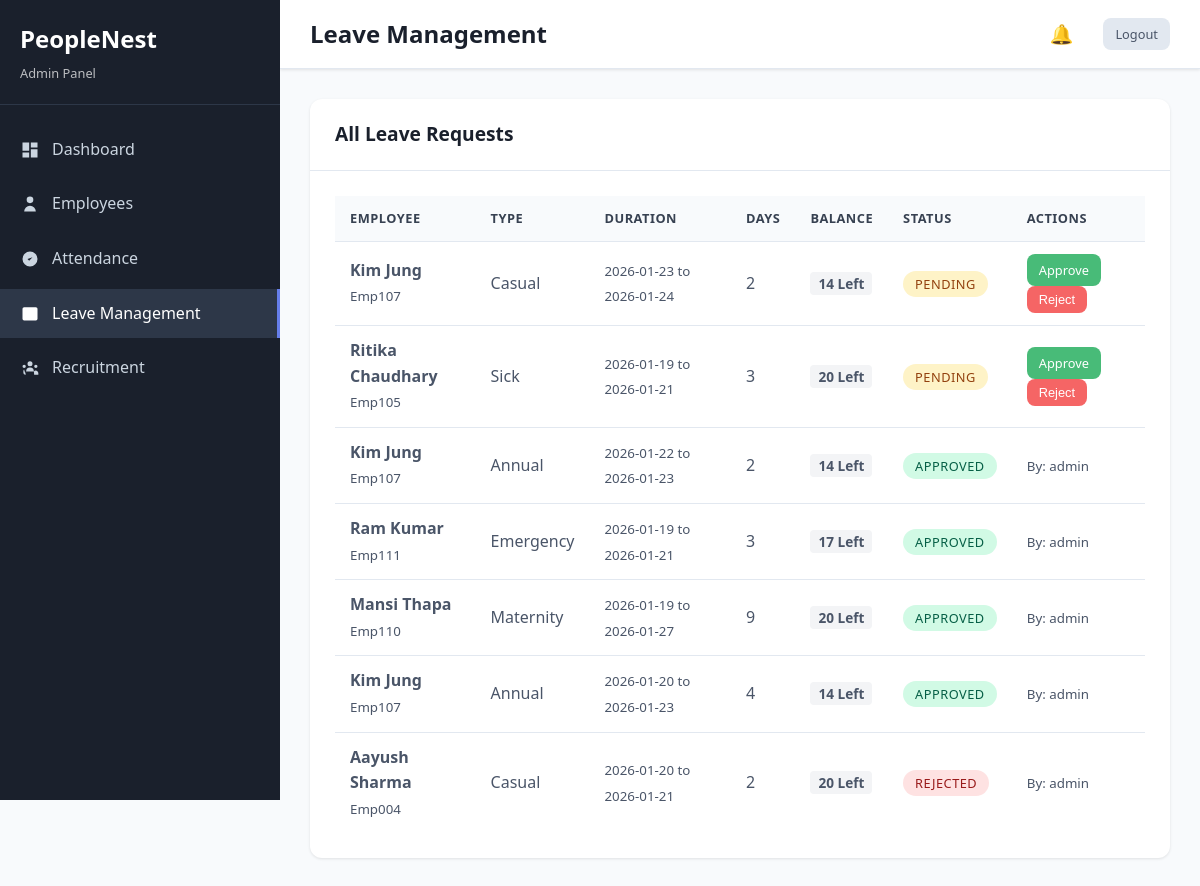
Page /leave-management.php (signed in) on the committed database.
### tables this page shows
CREATE TABLE `leave_requests` (
  `id` int(11) NOT NULL,
  `employee_id` int(11) NOT NULL,
  `leave_type` enum('sick','casual','annual','maternity','emergency') NOT NULL,
  `start_date` date NOT NULL,
  `end_date` date NOT NULL,
  `days_requested` int(11) NOT NULL,
  `reason` text NOT NULL,
  `status` enum('pending','approved','rejected') DEFAULT 'pending',
  `approved_by` int(11) DEFAULT NULL,
  `approved_at` timestamp NULL DEFAULT NULL,
  `rejection_reason` text DEFAULT NULL,
  `created_at` timestamp NOT NULL DEFAULT current_timestamp(),
  `updated_at` timestamp NOT NULL DEFAULT current_timestamp() ON UPDATE current_timestamp()
);

CREATE TABLE `employees` (
  `id` int(11) NOT NULL,
  `user_id` int(11) DEFAULT NULL,
  `employee_id` varchar(20) NOT NULL,
  `first_name` varchar(50) NOT NULL,
  `last_name` varchar(50) NOT NULL,
  `leave_balance` int(11) DEFAULT 20,
  `email` varchar(100) NOT NULL,
  `phone` varchar(15) DEFAULT NULL,
  `department` varchar(50) NOT NULL,
  `designation` varchar(50) NOT NULL,
  `hire_date` date NOT NULL,
  `salary` decimal(10,2) DEFAULT NULL,
  `status` enum('active','inactive') DEFAULT 'active',
  `created_at` timestamp NOT NULL DEFAULT current_timestamp(),
  `updated_at` timestamp NOT NULL DEFAULT current_timestamp() ON UPDATE current_timestamp()
);

CREATE TABLE `users` (
  `id` int(11) NOT NULL,
  `emp_id` varchar(20) DEFAULT NULL,
  `username` varchar(50) NOT NULL,
  `email` varchar(100) NOT NULL,
  `password` varchar(255) NOT NULL,
  `role` enum('admin','employee') NOT NULL,
  `created_at` timestamp NOT NULL DEFAULT current_timestamp(),
  `updated_at` timestamp NOT NULL DEFAULT current_timestamp() ON UPDATE current_timestamp()
);

### leave-management.php (the view, shortened to what this page needs)
<?php
$database = new Database();
$conn = $database->getConnection();
$query = "SELECT lr.*, e.first_name, e.last_name, e.employee_id as emp_code, e.leave_balance, u.username as approved_by_name
          FROM leave_requests lr
          JOIN employees e ON lr.employee_id = e.id
          LEFT JOIN users u ON lr.approved_by = u.id
          ORDER BY lr.status = 'pending' DESC, lr.created_at DESC";
$stmt = $conn->prepare($query);
$stmt->execute();
$leaveRequests = $stmt->fetchAll(PDO::FETCH_ASSOC);
?>
<!DOCTYPE html>
<html lang="en">
<head>
    <link rel="stylesheet" href="assets/css/style.css">
</head>
<body>
    <div class="dashboard-layout">
        <?php include 'includes/admin-sidebar.php'; ?>
        <div class="main-content">
            <div class="top-bar" style="display: flex; justify-content: space-between; align-items: center;">
                <h1 class="page-title">Leave Management</h1>
                <div class="user-menu" style="display: flex; align-items: center;">
                    <a href="notifications.php" class="btn-notif">
                        🔔
                    </a>
                    <a href="logout.php" class="btn btn-secondary btn-sm">Logout</a>
                </div>
            </div>
            <div class="content-area">
                <div class="card">
                    <div class="card-header"><h3 class="card-title">All Leave Requests</h3></div>
                    <div class="card-body">
                        <table class="table">
                            <thead>
                                <tr>
                                    <th>Employee</th>
                                    <th>Type</th>
                                    <th>Duration</th>
                                    <th>Days</th>
                                    <th>Balance</th>
                                    <th>Status</th>
                                    <th>Actions</th>
                                </tr>
                            </thead>
                            <tbody>
                                <?php foreach ($leaveRequests as $leave): ?>
                                <tr>
                                    <td>
                                        <strong><?php echo htmlspecialchars($leave['first_name'] . ' ' . $leave['last_name']); ?></strong><br>
                                        <small><?php echo htmlspecialchars($leave['emp_code']); ?></small>
                                    </td>
                                    <td><?php echo ucfirst($leave['leave_type']); ?></td>
                                    <td><small><?php echo $leave['start_date']; ?> to <?php echo $leave['end_date']; ?></small></td>
                                    <td><?php echo $leave['days_requested']; ?></td>
                                    <td><span class="balance-tag"><?php echo $leave['leave_balance']; ?> Left</span></td>
                                    <td>
                                        <span class="badge badge-<?php echo $leave['status'] === 'pending' ? 'warning' : ($leave['status'] === 'approved' ? 'success' : 'danger'); ?>">
                                            <?php echo ucfirst($leave['status']); ?>
                                        </span>
                                    </td>
                                    <td>
                                        <?php if ($leave['status'] === 'pending'): ?>
                                            <a href="?action=approve&id=<?php echo $leave['id']; ?>" class="btn btn-success btn-sm" onclick="return confirm('Approve & sync attendance?')">Approve</a>
                                            <button class="btn btn-danger btn-sm" onclick="rejectLeave(<?php echo $leave['id']; ?>)">Reject</button>
                                        <?php else: ?>
                                            <small>By: <?php echo htmlspecialchars($leave['approved_by_name'] ?? 'System'); ?></small>
                                        <?php endif; ?>
                                    </td>
                                </tr>
                                <?php endforeach; ?>
                            </tbody>
                        </table>
                    </div>
                </div>
            </div>
        </div>
    </div>
</body>
</html>

### assets/css/style.css (style rules this page uses)
* { margin: 0; padding: 0; box-sizing: border-box; }
body { font-family: "Segoe UI", Tahoma, Geneva, Verdana, sans-serif; line-height: 1.6; color: #333; background-color: #f8fafc; }
.btn { padding: 12px 24px; border: none; border-radius: 8px; font-size: 16px; font-weight: 500; cursor: pointer; transition: all 0.3s ease; text-decoration: none; display: inline-block; text-align: center; }
.dashboard-layout { display: flex; min-height: 100vh; }
.main-content { flex: 1; margin-left: 280px; background-color: #f8fafc; }
.top-bar { background: white; padding: 15px 30px; border-bottom: 1px solid #e2e8f0; display: flex; justify-content: space-between; align-items: center; box-shadow: 0 1px 3px rgba(0, 0, 0, 0.1); }
.page-title { font-size: 1.5rem; font-weight: 600; color: #1a202c; }
.user-menu { display: flex; align-items: center; gap: 15px; }
.content-area { padding: 30px; }
.card { background: white; border-radius: 12px; box-shadow: 0 1px 3px rgba(0, 0, 0, 0.1); margin-bottom: 20px; }
.card-header { padding: 20px 25px; border-bottom: 1px solid #e2e8f0; }
.card-title { font-size: 1.2rem; font-weight: 600; color: #1a202c; }
.card-body { padding: 25px; }
.table { width: 100%; border-collapse: collapse; background: white; }
.table th, .table td { padding: 12px 15px; text-align: left; border-bottom: 1px solid #e2e8f0; }
.table th { background-color: #f8fafc; font-weight: 600; color: #374151; text-transform: uppercase; font-size: 0.8rem; letter-spacing: 0.5px; }
.table td { vertical-align: middle; color: #4a5568; }
.table tr:last-child td { border-bottom: none; }
.badge { padding: 4px 12px; border-radius: 20px; font-size: 0.8rem; font-weight: 500; text-transform: uppercase; letter-spacing: 0.5px; }
.badge-success { background-color: #c6f6d5; color: #2d7d32; }
.badge-warning { background-color: #fef5e7; color: #d69e2e; }
.badge-danger { background-color: #fed7d7; color: #c53030; }
.badge-success { background-color: #d1fae5; color: #065f46; }
.badge-warning { background-color: #fef3c7; color: #92400e; }
.badge-danger { background-color: #fee2e2; color: #991b1b; }
.btn-secondary { background-color: #e2e8f0; color: #4a5568; }
.btn-success { background-color: #48bb78; color: white; }
.btn-danger { background-color: #f56565; color: white; }
.btn-sm { padding: 6px 12px; font-size: 0.8rem; }

### leave-management.php (style rules this page uses)
.btn-notif { position: relative; margin-right: 15px; text-decoration: none; font-size: 1.2em; }
.balance-tag { background: #f3f4f6; padding: 2px 8px; border-radius: 4px; font-weight: bold; font-size: 0.85em; }

### rows in the picture
leave_requests: employee.last_name "Kim Jung", employee.employee_id "Emp107", leave_type "Casual", start_date "2026-01-23", end_date "2026-01-24", days_requested "2", employee.leave_balance "14", status "PENDING"
leave_requests: employee.last_name "Ritika Chaudhary", employee.employee_id "Emp105", leave_type "Sick", start_date "2026-01-19", end_date "2026-01-21", days_requested "3", employee.leave_balance "20", status "PENDING"
leave_requests: employee.last_name "Kim Jung", employee.employee_id "Emp107", leave_type "Annual", start_date "2026-01-22", end_date "2026-01-23", days_requested "2", employee.leave_balance "14", status "APPROVED", approved_by.username "admin"
leave_requests: employee.last_name "Ram Kumar", employee.employee_id "Emp111", leave_type "Emergency", start_date "2026-01-19", end_date "2026-01-21", days_requested "3", employee.leave_balance "17", status "APPROVED", approved_by.username "admin"
leave_requests: employee.last_name "Mansi Thapa", employee.employee_id "Emp110", leave_type "Maternity", start_date "2026-01-19", end_date "2026-01-27", days_requested "9", employee.leave_balance "20", status "APPROVED", approved_by.username "admin"
leave_requests: employee.last_name "Kim Jung", employee.employee_id "Emp107", leave_type "Annual", start_date "2026-01-20", end_date "2026-01-23", days_requested "4", employee.leave_balance "14", status "APPROVED", approved_by.username "admin"
leave_requests: employee.last_name "Aayush Sharma", employee.employee_id "Emp004", leave_type "Casual", start_date "2026-01-20", end_date "2026-01-21", days_requested "2", employee.leave_balance "20", status "REJECTED", approved_by.username "admin"
